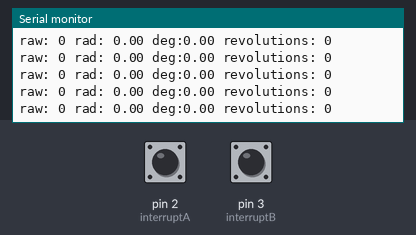
Bench run of a sketch on a simulated Arduino Uno, built with avr-gcc and run on an emulated ATmega328P. Shown: the last lines printed to the serial monitor. The inputs (shaded band) are chosen by the test bench; at power-on: pin 2 (interruptA) HIGH, pin 3 (interruptB) HIGH.

Above: at 1.2 s.
1.3 s: pin 2 (interruptA) pulled LOW for 0.15 s
At 1.52 s:
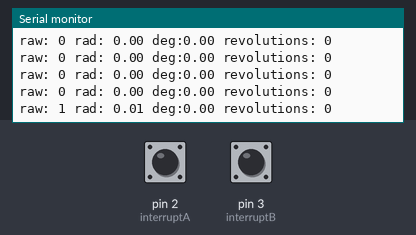
2.9 s: pin 2 (interruptA) pulled LOW for 1 s
At 3.95 s:
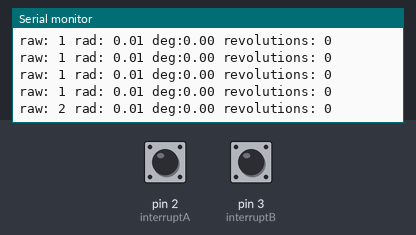
Timing chart, 0 to 5.9 s (numbered marks = the images above; inputs shaded):
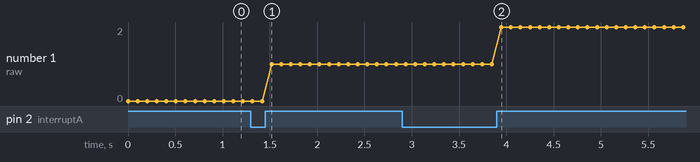

Measured:
- after the input at 1.3 s, the serial monitor: prints a new line after 0.22 s (image 1)
- after the input at 2.9 s, the serial monitor: prints a new line after 1.0 s (image 2)
- plotted number 1: 0 → 1 after the input at 1.3 s, 1 → 2 after the input at 2.9 s

The sketch:

encoderInterrupts.ino
```cpp
//connect a and b wires of encoder to interrupt pins
//connect a to pin 2, and b to pin 3
const byte interruptA = 2;
const byte interruptB = 3;

volatile int count = 0;

int revCount = 0;

volatile bool ccw = false;
volatile bool cw = false;


//note: there may only be 600 ticks on this encoder,
//but because it reads the rising and falling edge there are actually
//1200 ticks per 360 degrees of rotation
//thus the following conversion factors are used:

//number of radians per tick
float k = (3.1415926535) / 600;

//number of degrees per tick
float d = 180 / 600;


void setup() {

Serial.begin(115200);
Serial.println("Encoder Interrupt test:");

  //set pins to pull up and assign interrupt callback functions to the appropriate change and pin
  //interruptA and interruptB are the pin assignments
  //aFall, aRise, bFall, and bRise are the functions assigned to pin changes
  pinMode(interruptA, INPUT_PULLUP);
  attachInterrupt(digitalPinToInterrupt(interruptA), aFall, FALLING);
  attachInterrupt(digitalPinToInterrupt(interruptA), aRise, RISING);

  pinMode(interruptB, INPUT_PULLUP);
  attachInterrupt(digitalPinToInterrupt(interruptB), bFall, FALLING);
  attachInterrupt(digitalPinToInterrupt(interruptB), bRise, RISING);
}

void loop() {

if(count >= 1200){
  count = count - 1200;
  revCount++;
}
if(count <= -1200){
  count = count + 1200;
  revCount--;
}

Serial.print("raw: ");
Serial.print(count);
Serial.print(" rad: ");
Serial.print(count * k);
Serial.print(" deg:");
Serial.print(count * d);
Serial.print(" revolutions: ");
Serial.println(revCount);

//delay here will not disrupt the interrupt pins as they will trigger the code even during the delay
delay(100);

}

//general theory behind what is going on here
//you know which direction it is spinning based on
//whether or not the other pin is high or low
//refer to this image for clarity
//https://i.stack.imgur.com/GfuJB.jpg
//note that on a given signals rising edge that the other signal is
//either rising or falling depending on which direction it is turning
//aside: when connected to an oscilloscope the encoder does not actually produce a square wave
//but this still works in principle
//this algorithm would best be implemented on an FPGA and would work the same way as this in principle

void aRise(){
  if(digitalRead(interruptB)){
    count++;
  }else{
    count--;
  }
}

void aFall(){
  if(digitalRead(interruptB)){
    count--;
  }else{
    count++;
  }
}

void bRise(){
  if(digitalRead(interruptA)){
    count--;
  }else{
    count++;
  }
}

void bFall(){
  if(digitalRead(interruptA)){
    count++;
  }else{
    count--;
  }
}
```
